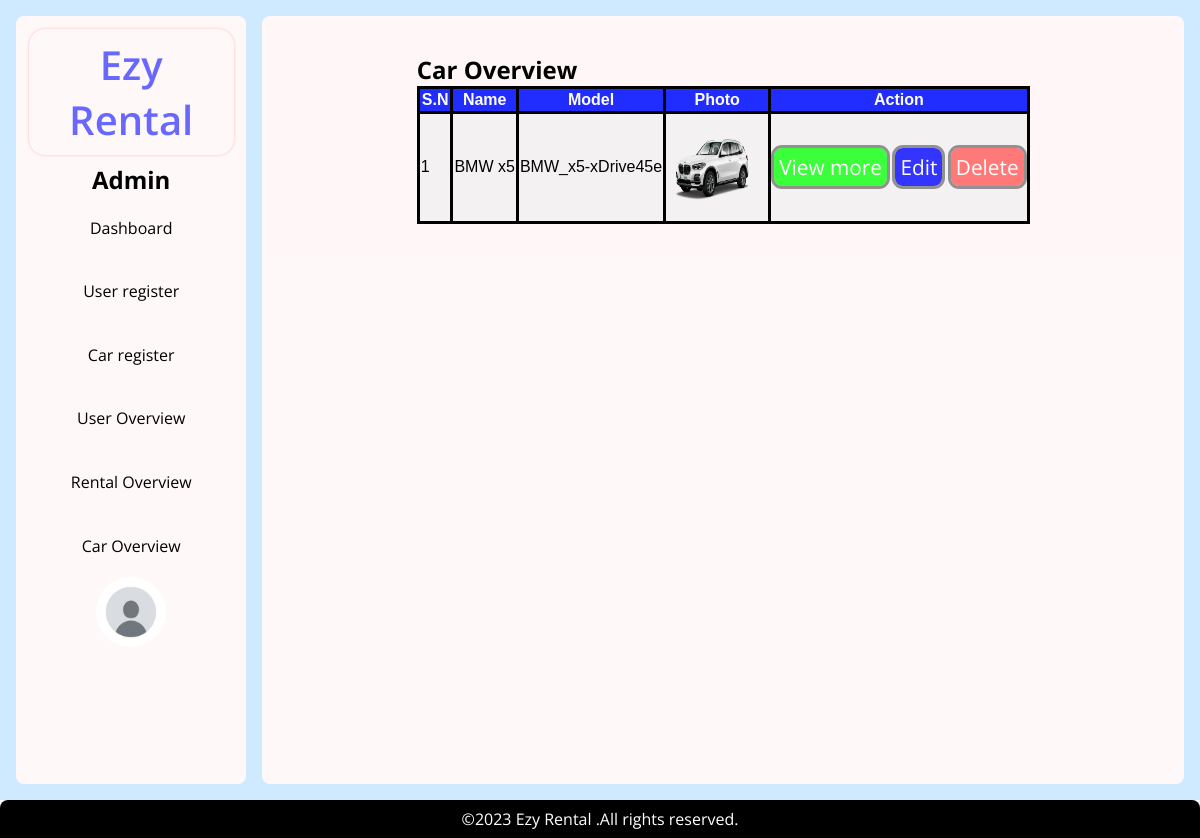
The page /admin/car_overview.php (signed in) on the database its author committed.
### tables this page shows
CREATE TABLE `car` (
  `cid` int(11) NOT NULL,
  `name` varchar(50) NOT NULL,
  `photo` varchar(200) NOT NULL,
  `model` varchar(50) NOT NULL,
  `color` varchar(50) NOT NULL,
  `price` float NOT NULL,
  `status` enum('b','u') NOT NULL DEFAULT 'u',
  `description` text NOT NULL,
  `created_at` timestamp NOT NULL DEFAULT current_timestamp(),
  `updated_at` timestamp NULL DEFAULT NULL ON UPDATE current_timestamp()
);

### admin/car_overview.php (the view, shortened to what this page needs)
<?php
include '../include/admin_header.php';
require '../process/db.php';
?>
</head>
<body>
  <div class='admin-body'>
    <?php
    include '../include/admin_aside.php';
    ?>
    <main class='admin-main white'>
      <section class='car-collection'>
        <div class=''>
          <h2>
            Car Overview
          </h2>
          <table>
            <tr>
              <th>S.N</th>
              <th>Name</th>
              <th>Model</th>
              <th>Photo</th>
              <th>Action</th>
            </tr>
            <?php
            $i = 0;
            $selectcar = "SELECT * FROM car";
            $carresult = mysqli_query($connect, $selectcar);
            while ($carlist = $carresult->fetch_assoc()) {
            ?>
              <tr>
                <td><?php echo ++$i; ?></td>
                <td><?php echo $carlist['name']; ?></td>
                <td><?php echo $carlist['model']; ?></td>
                <td><a href="../uploads/<?php echo $carlist['photo']; ?>" target="_blank"><img src="../uploads/<?php echo $carlist['photo']; ?>" alt="car" width="100" height="100"></a></td>
                <td>
                  <a href="car_view.php?id=<?php echo $carlist['cid']; ?>"><button class='button button-green'>View more</button></a>
                  <a href="car_edit.php?id=<?php echo $carlist['cid']; ?>"><button class='button button-blue'>Edit</button></a>
                  <a href="../process/delete_car.php?id=<?php echo $carlist['cid']; ?>"><button class='button button-red' onclick="return confirm('Are you sure?');">Delete</button></a>
                </td>
              </tr>
            <?php
            }
            ?>
          </table>
        </div>
      </section>
    </main>
  </div>
  <?php
  include '../include/admin_footer.php';
  ?>
</body>
</html>

### asserts/css/style.css (style rules this page uses)
* { margin: 0; padding: 0; box-sizing: border-box; font-family: "Open Sans", sans-serif; }
body { overflow-x: hidden; }
.car-collection { display: flex; background-color: rgb(255, 247, 247); flex-wrap: wrap; justify-content: center; max-width: 1300px; margin: auto; padding: 2rem; }
* { padding: 0; margin: 0; box-sizing: border-box; }
table, th, td { border: 3px solid black; padding: 1px; font: 1em sans-serif; justify-content: center; border-collapse: collapse; }
th { padding: 2px; font-weight: 600; background: rgb(33, 44, 255); color: rgb(255, 255, 255); }
tr:nth-child(even) { background: rgb(243, 241, 241); }
main { max-width: 1300px; margin: 0 auto; }
::placeholder { color: rgb(205, 205, 205); font-size: medium; }
.button { padding: 5px; margin: auto; font-size: 1.3rem; color: white; border-radius: 0.5rem; outline: solid 3px rgba(118, 118, 118, 0.775); border: none; margin: 2px; }
.button-green { background-color: rgb(58, 255, 58); }
.button-blue { background-color: rgb(52, 52, 255); }
.button-red { background-color: rgb(255, 121, 121); }
a { text-decoration: none; color: white; }
.admin-body { display: grid; grid-template-columns: 1fr 4fr; height: 100vh; width: 100vw; background-color: rgb(207, 233, 255); padding: 1rem; gap: 1rem; position: -webkit-sticky; position: sticky; top: 0; left: 0; }
.white { background-color: rgb(255, 248, 248); border-radius: 0.5rem; padding: 0.3rem; width: 100%; }

### rows shown on the page
car: name "BMW x5", model "BMW_x5-xDrive45e", photo (picture)
